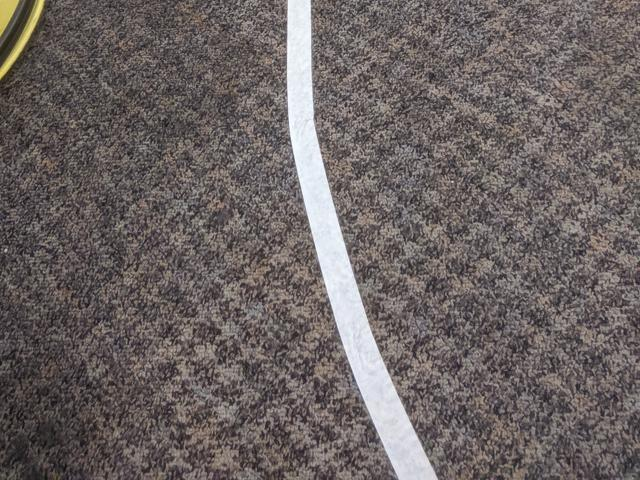
#> input picture images/1.jpg, 640 x 480 px; its folder holds only this picture in this run
$ python algorithms.py   (older library calls are emulated)
#> lines starting #> are read from the running program, lines starting #| are printed output that depends on the picture; after the words box and inside, x2 and y2 are one past the last pixel; in counts of white or black regions, pixels touching at a corner belong together
import cv2
import numpy as np
import os

# Set whether images should be displayed/saved
show = True
write = False

def main():
    # Images
    files = [1, 8, 11, 14, 21, 28, 31, 34]

    # Make output image directory
    output_dir = os.path.join(os.getcwd(), 'output')
    if not os.path.exists(output_dir):
        os.makedirs(output_dir)

    # Read image
    for f in files:
        img = cv2.imread('images/{}.jpg'.format(f), cv2.IMREAD_GRAYSCALE)
#> img: shape (480, 640); min 9, max 255, mean 101.8

        showOriginal(img, f)
        showProcessed(img, f)

def showOriginal(img, f):
    # Show original image
    # cv2.imshow('Original Image', img)

    # Show original image after thresholding
#> called with f = 1
    thresh = 190
    _, img = cv2.threshold(img, thresh, 255, cv2.THRESH_BINARY)
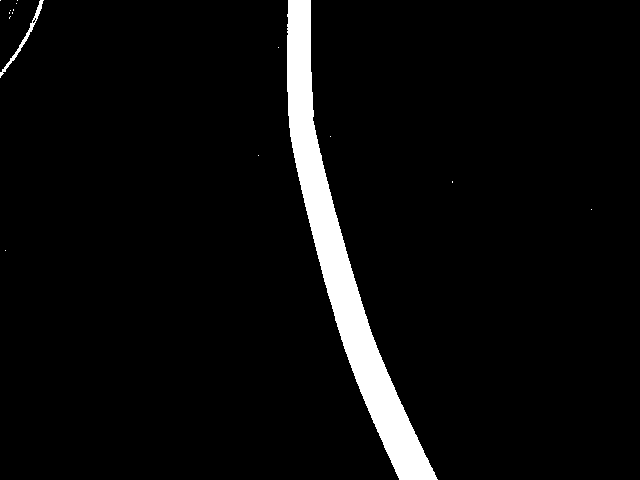
#> img: shape (480, 640); 4.8% white; 16 white regions (14 under 20 px), largest, box (x1, y1, x2, y2) and area: (287, 0, 438, 480) 14440, (0, 0, 44, 78) 298
    if show:
        cv2.imshow('Original Image Thresholded', img)

    # Save to file
    if write:
        cv2.imwrite('output/{}_A.jpg'.format(f), img)

def showProcessed(img, f):
    # Image processing

    # Threshold image first
#> called with f = 1
    thresh = 200
    _, img = cv2.threshold(img, thresh, 255, cv2.THRESH_BINARY)
#> img: shape (480, 640); 4.7% white; 9 white regions (6 under 20 px), largest, box (x1, y1, x2, y2) and area: (287, 0, 437, 480) 14331, (2, 23, 35, 71) 114, (33, 0, 43, 20) 63

    # nxn mean filter
    n = 9
    mean_filter = np.ones((n, n), np.float32) / (n*n)
    img = cv2.filter2D(img, -1, mean_filter)
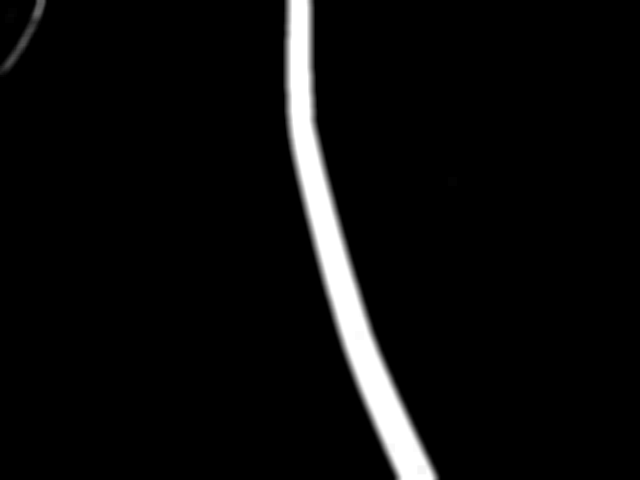
#> img: shape (480, 640); min 0, max 255, mean 12.1

    # [7 lines of commented-out code are left out]
    n = -1
    scharr_x = np.uint8(np.absolute(cv2.Sobel(img, cv2.CV_64F, 1, 0, ksize=n)))
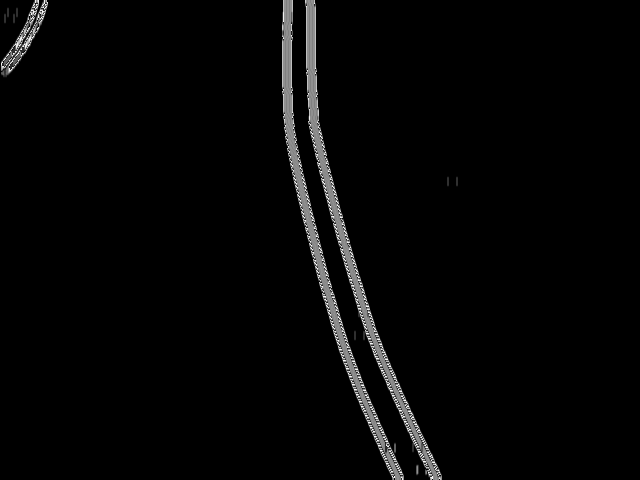
#> scharr_x: shape (480, 640); min 0, max 253, mean 5.5
    scharr_y = np.uint8(np.absolute(cv2.Sobel(img, cv2.CV_64F, 0, 1, ksize=n)))
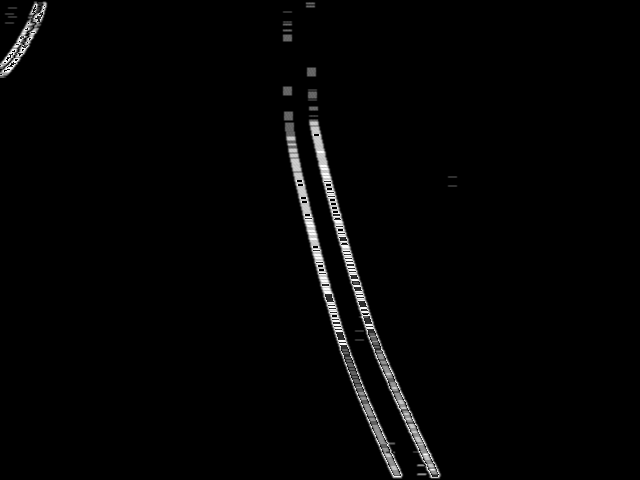
#> scharr_y: shape (480, 640); min 0, max 255, mean 4.4
    img = cv2.addWeighted(scharr_x, 0.5, scharr_y, 0.5, 0)
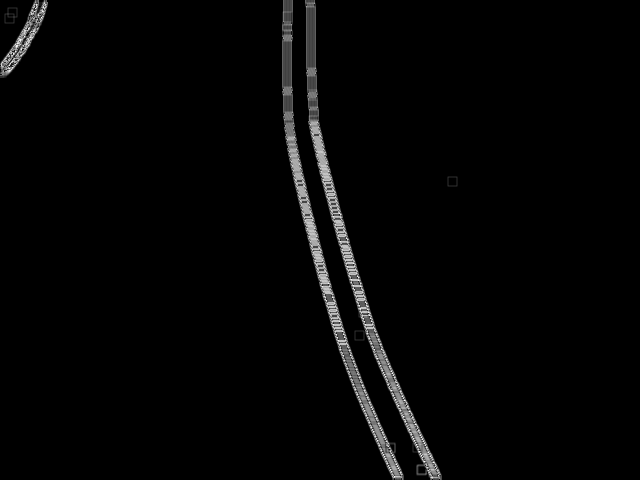
#> img: shape (480, 640); min 0, max 253, mean 5

    # Show processed image
    # cv2.imshow('Processed Image', img)

    # Show processed image after thresholding
    thresh = 50
    _, img = cv2.threshold(img, thresh, 255, cv2.THRESH_BINARY)
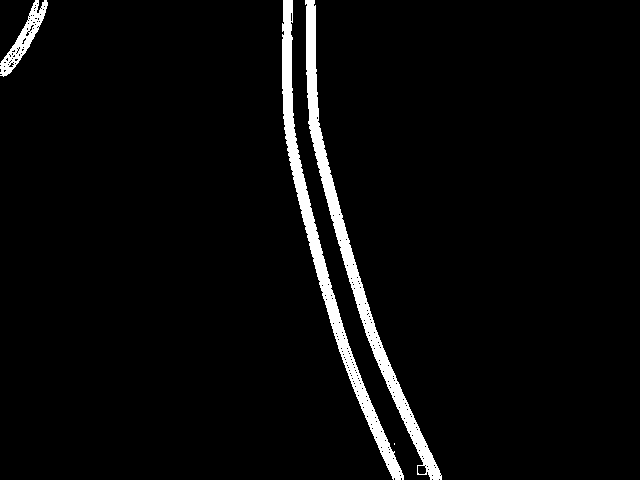
#> img: shape (480, 640); 3.9% white; 4 white regions (1 under 20 px), largest, box (x1, y1, x2, y2) and area: (305, 0, 442, 480) 5498, (282, 0, 404, 480) 5336, (0, 0, 48, 77) 1022

    # img = cv2.bitwise_not(img)

    # Test morphology

    # Dilation
    # img = cv2.dilate(img, mean_filter, iterations=3)

    # Erosion
    # img = cv2.erode(img, mean_filter, iterations=3)

    # Opening
    # img = cv2.morphologyEx(img, cv2.MORPH_OPEN, mean_filter)

    # Closing
    img = cv2.morphologyEx(img, cv2.MORPH_CLOSE, mean_filter)
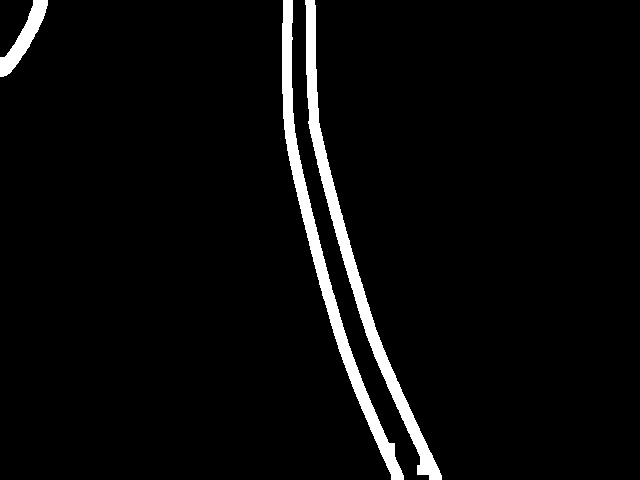
#> img: shape (480, 640); 4% white; 3 white regions, box (x1, y1, x2, y2) and area: (305, 0, 442, 480) 5686, (282, 0, 404, 480) 5520, (0, 0, 48, 77) 1210

    if show:
        cv2.imshow('Processed Image Thresholded', img)
        cv2.waitKey(0)

    # Save to file
    if write:
        cv2.imwrite('output/{}_B.jpg'.format(f), img)

if __name__ == '__main__':
#> (the run stopped early here; a loop or call above may not have finished)
